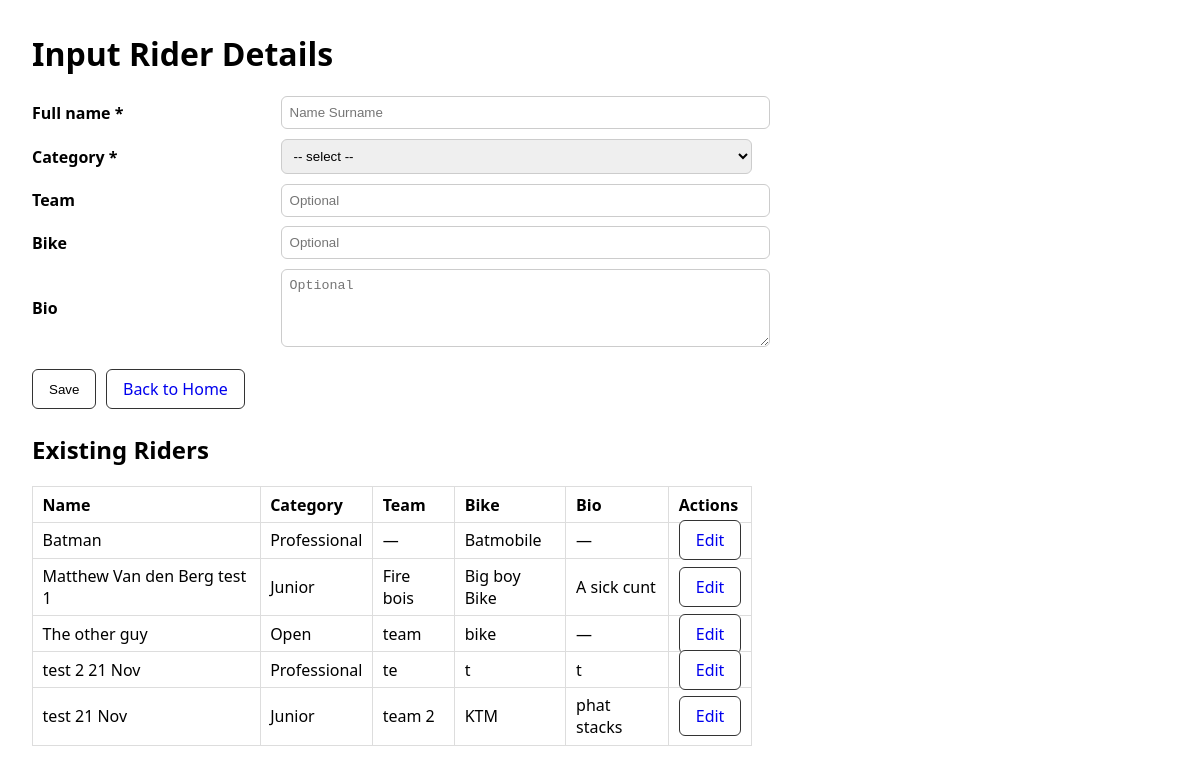
The page /riders/new on the database as committed earlier.
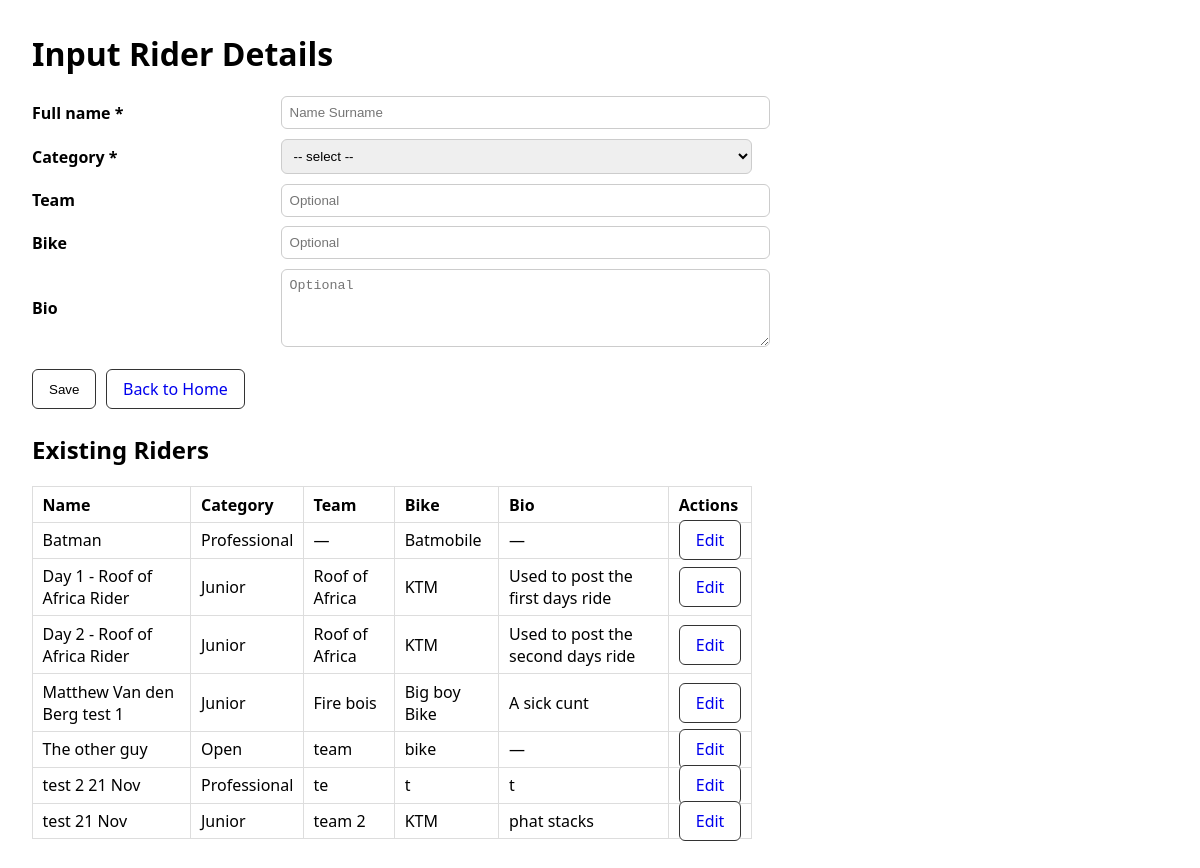
The same page on the database as committed later.
### src/db/models.py (models this page shows)
class Rider(Base):
    __tablename__ = "riders"
    id = Column(Integer, primary_key=True)
    name = Column(String(128), nullable=False)
    bike = Column(String(128), nullable=True)
    bio = Column(Text, nullable=True)
    team = Column(String(128), nullable=True)
    category = Column(String(64), nullable=True)
    race_entries = relationship("RaceRider", back_populates="rider")

### src/web/riders.py (the view, shortened to what this page needs)
@bp_riders.route("/new", methods=["GET", "POST"])
@bp_riders.route("/<int:rider_id>/edit", methods=["GET", "POST"])
def rider_form(rider_id: Optional[int] = None):
    session = SessionLocal()
    try:
        riders = session.query(Rider).order_by(Rider.name.asc()).all()
        def _form_from_obj(obj: Optional[Rider]):
            return {
                "name": obj.name if obj else "",
                "category": obj.category if obj else "",
                "team": obj.team if obj else "",
                "bike": obj.bike if obj else "",
                "bio": obj.bio if obj else "",
            }
        if request.method == "GET":
            rider = session.query(Rider).get(rider_id) if rider_id else None
            form = _form_from_obj(rider)
            return render_template(
                "riders_form.html",
                categories=CATEGORIES,
                message=None,
                success=None,
                form=form,
                riders=riders,
                editing_rider=rider,
            )
    finally:
        session.close()

### templates/riders_form.html (shortened to what this page needs)
<!doctype html>
<html lang="en">
  <head>
  </head>
  <body>
    <h1>{{ 'Edit Rider' if editing_rider else 'Input Rider Details' }}</h1>
    <form method="post" action="{{ url_for('riders.rider_form', rider_id=editing_rider.id) if editing_rider else url_for('riders.rider_form') }}">
      <label for="name">Full name *</label>
      <input id="name" name="name" placeholder="Name Surname" required value="{{ form.name or '' }}"/>
      <label for="category">Category *</label>
      <select id="category" name="category" required>
        <option value="">-- select --</option>
      </select>
      <label for="team">Team</label>
      <input id="team" name="team" placeholder="Optional" value="{{ form.team or '' }}"/>
      <label for="bike">Bike</label>
      <input id="bike" name="bike" placeholder="Optional" value="{{ form.bike or '' }}"/>
      <label for="bio">Bio</label>
      <textarea id="bio" name="bio" rows="4" placeholder="Optional">{{ form.bio or '' }}</textarea>
      <div class="actions">
        <button class="btn" type="submit">Save</button>
        <a class="btn" href="{{ url_for('home.home_page') }}">Back to Home</a>
      </div>
    </form>
    <h2 style="margin-top:1.5rem;">Existing Riders</h2>
    {% if riders %}
      <table style="border-collapse:collapse; width:100%; margin-top:.6rem;">
        <thead>
          <tr>
            <th style="text-align:left; border:1px solid #ddd; padding:.4rem .6rem;">Name</th>
            <th style="text-align:left; border:1px solid #ddd; padding:.4rem .6rem;">Category</th>
            <th style="text-align:left; border:1px solid #ddd; padding:.4rem .6rem;">Team</th>
            <th style="text-align:left; border:1px solid #ddd; padding:.4rem .6rem;">Bike</th>
            <th style="text-align:left; border:1px solid #ddd; padding:.4rem .6rem;">Bio</th>
            <th style="text-align:left; border:1px solid #ddd; padding:.4rem .6rem;">Actions</th>
          </tr>
        </thead>
        <tbody>
          {% for r in riders %}
            <tr>
              <td style="border:1px solid #ddd; padding:.4rem .6rem;">{{ r.name }}</td>
              <td style="border:1px solid #ddd; padding:.4rem .6rem;">{{ r.category }}</td>
              <td style="border:1px solid #ddd; padding:.4rem .6rem;">{{ r.team or '—' }}</td>
              <td style="border:1px solid #ddd; padding:.4rem .6rem;">{{ r.bike or '—' }}</td>
              <td style="border:1px solid #ddd; padding:.4rem .6rem;">{{ r.bio or '—' }}</td>
              <td style="border:1px solid #ddd; padding:.4rem .6rem;">
                <a class="btn" href="{{ url_for('riders.rider_form', rider_id=r.id) }}">Edit</a>
              </td>
            </tr>
          {% endfor %}
        </tbody>
      </table>
    {% else %}
      <p style="color:#555;">No riders found.</p>
    {% endif %}
  </body>
</html>

Rows that differ between the two databases and show on the page:
added Rider: name "Day 1 - Roof of Africa Rider", category "Junior", team "Roof of Africa", bike "KTM", bio "Used to post the first days ride"
added Rider: name "Day 2 - Roof of Africa Rider", category "Junior", team "Roof of Africa", bike "KTM", bio "Used to post the second days ride"
